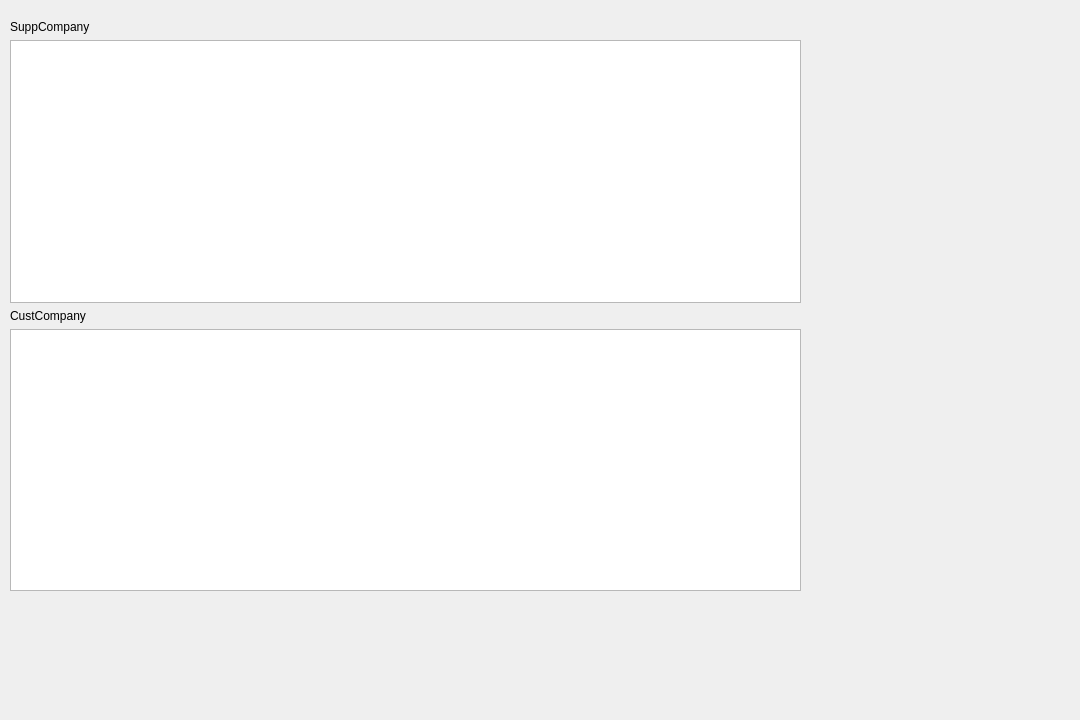
<?xml version="1.0" encoding="UTF-8"?>
<ui version="4.0">
 <class>PartnerManageWidget</class>
 <widget class="QWidget" name="PartnerManageWidget">
  <property name="geometry">
   <rect>
    <x>0</x>
    <y>0</y>
    <width>1080</width>
    <height>720</height>
   </rect>
  </property>
  <property name="windowTitle">
   <string>Form</string>
  </property>
  <widget class="QWidget" name="gridLayoutWidget">
   <property name="geometry">
    <rect>
     <x>10</x>
     <y>20</y>
     <width>791</width>
     <height>571</height>
    </rect>
   </property>
   <layout class="QGridLayout" name="gridLayout">
    <item row="0" column="0">
     <widget class="QLabel" name="Supplabel">
      <property name="text">
       <string>SuppCompany</string>
      </property>
     </widget>
    </item>
    <item row="2" column="0">
     <widget class="QLabel" name="Custlabel">
      <property name="text">
       <string>CustCompany</string>
      </property>
     </widget>
    </item>
    <item row="1" column="0">
     <widget class="QTableWidget" name="tableSuppCompany"/>
    </item>
    <item row="3" column="0">
     <widget class="QTableWidget" name="tableCustCompany"/>
    </item>
   </layout>
  </widget>
 </widget>
 <resources/>
 <connections/>
</ui>
